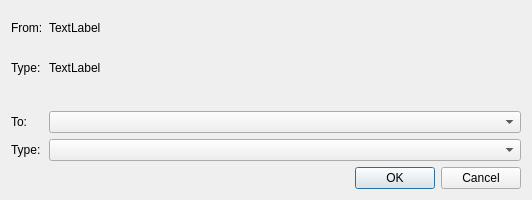
<?xml version="1.0" encoding="UTF-8"?>
<ui version="4.0">
 <class>Dialog</class>
 <widget class="QDialog" name="Dialog">
  <property name="geometry">
   <rect>
    <x>0</x>
    <y>0</y>
    <width>532</width>
    <height>200</height>
   </rect>
  </property>
  <property name="windowTitle">
   <string>Dialog</string>
  </property>
  <layout class="QGridLayout" name="gridLayout">
   <item row="3" column="0">
    <widget class="QLabel" name="toNameLabel">
     <property name="text">
      <string>To:</string>
     </property>
    </widget>
   </item>
   <item row="0" column="1">
    <widget class="QLabel" name="originDatasetName">
     <property name="text">
      <string>TextLabel</string>
     </property>
    </widget>
   </item>
   <item row="0" column="0">
    <widget class="QLabel" name="fromNameLabel">
     <property name="text">
      <string>From:</string>
     </property>
    </widget>
   </item>
   <item row="5" column="0" colspan="2">
    <widget class="QDialogButtonBox" name="buttonBox">
     <property name="orientation">
      <enum>Qt::Horizontal</enum>
     </property>
     <property name="standardButtons">
      <set>QDialogButtonBox::Cancel|QDialogButtonBox::Ok</set>
     </property>
    </widget>
   </item>
   <item row="1" column="1">
    <widget class="QLabel" name="originDataType">
     <property name="text">
      <string>TextLabel</string>
     </property>
    </widget>
   </item>
   <item row="1" column="0">
    <widget class="QLabel" name="fromTypeLabel">
     <property name="text">
      <string>Type:</string>
     </property>
    </widget>
   </item>
   <item row="4" column="0">
    <widget class="QLabel" name="toTypeLabel">
     <property name="text">
      <string>Type:</string>
     </property>
    </widget>
   </item>
   <item row="3" column="1">
    <widget class="QComboBox" name="toNameComboBox"/>
   </item>
   <item row="4" column="1">
    <widget class="QComboBox" name="toTypeComboBox">
     <property name="sizePolicy">
      <sizepolicy hsizetype="Expanding" vsizetype="Fixed">
       <horstretch>0</horstretch>
       <verstretch>0</verstretch>
      </sizepolicy>
     </property>
    </widget>
   </item>
   <item row="2" column="0" colspan="2">
    <spacer name="verticalSpacer">
     <property name="orientation">
      <enum>Qt::Vertical</enum>
     </property>
     <property name="sizeType">
      <enum>QSizePolicy::Maximum</enum>
     </property>
     <property name="sizeHint" stdset="0">
      <size>
       <width>20</width>
       <height>20</height>
      </size>
     </property>
    </spacer>
   </item>
  </layout>
 </widget>
 <resources/>
 <connections>
  <connection>
   <sender>buttonBox</sender>
   <signal>accepted()</signal>
   <receiver>Dialog</receiver>
   <slot>accept()</slot>
   <hints>
    <hint type="sourcelabel">
     <x>248</x>
     <y>254</y>
    </hint>
    <hint type="destinationlabel">
     <x>157</x>
     <y>274</y>
    </hint>
   </hints>
  </connection>
  <connection>
   <sender>buttonBox</sender>
   <signal>rejected()</signal>
   <receiver>Dialog</receiver>
   <slot>reject()</slot>
   <hints>
    <hint type="sourcelabel">
     <x>316</x>
     <y>260</y>
    </hint>
    <hint type="destinationlabel">
     <x>286</x>
     <y>274</y>
    </hint>
   </hints>
  </connection>
 </connections>
</ui>
